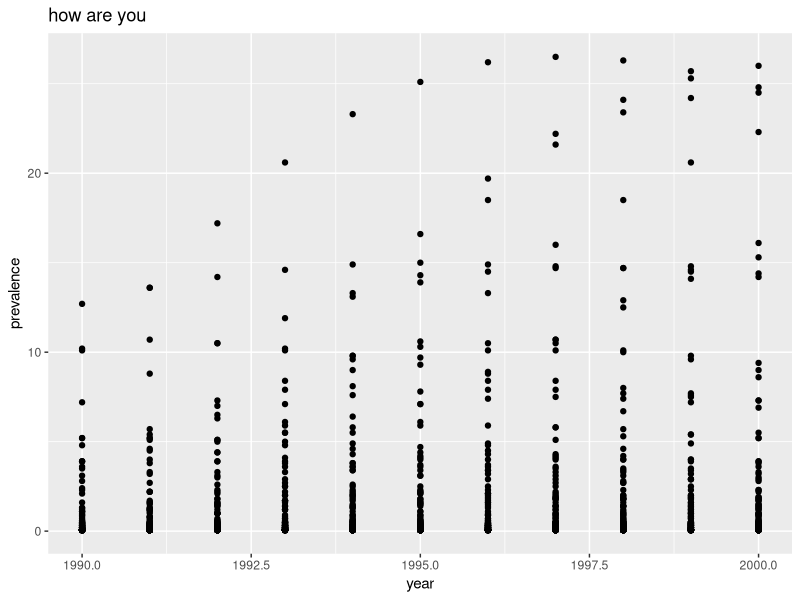
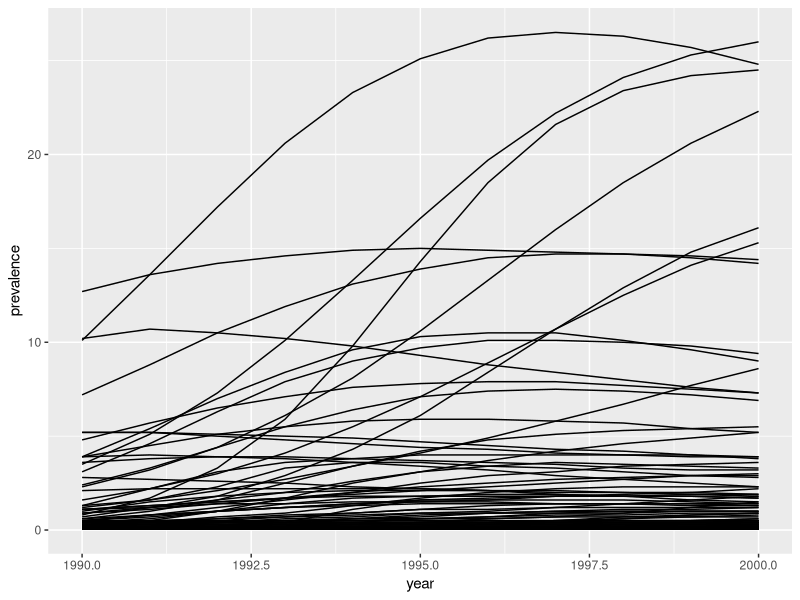
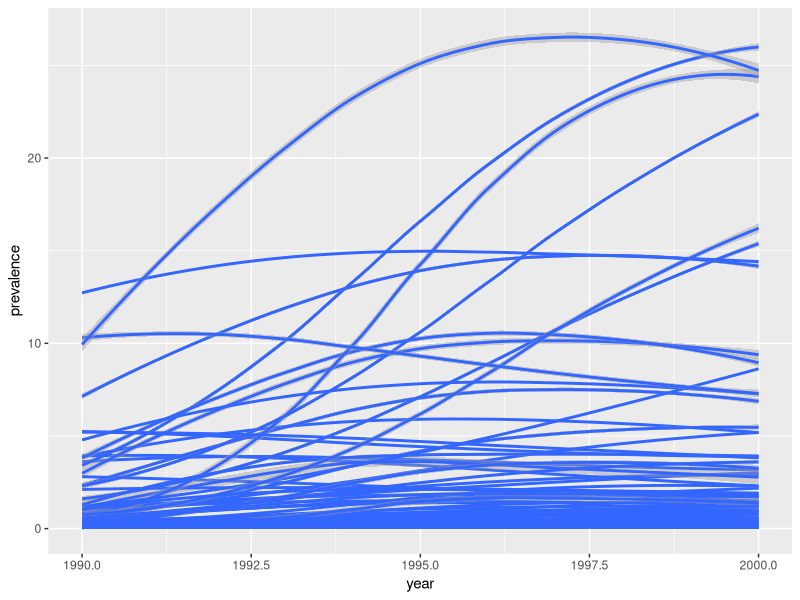
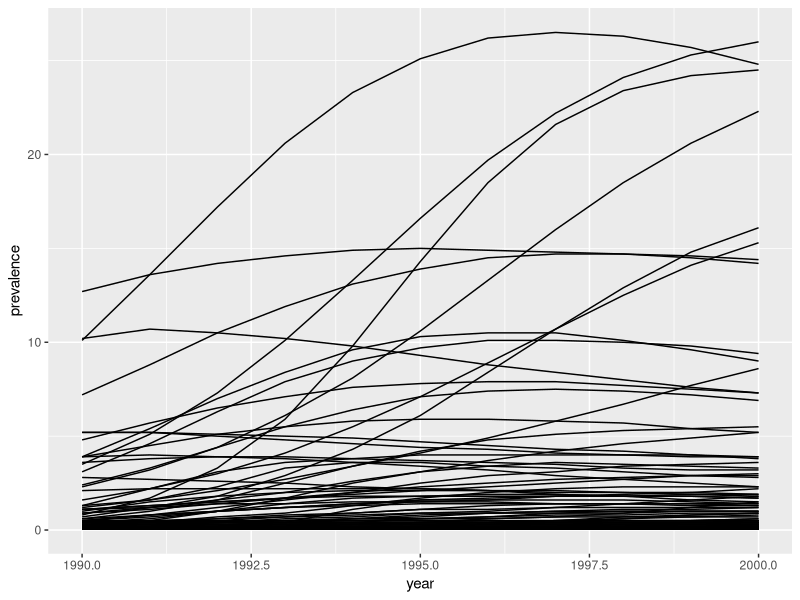
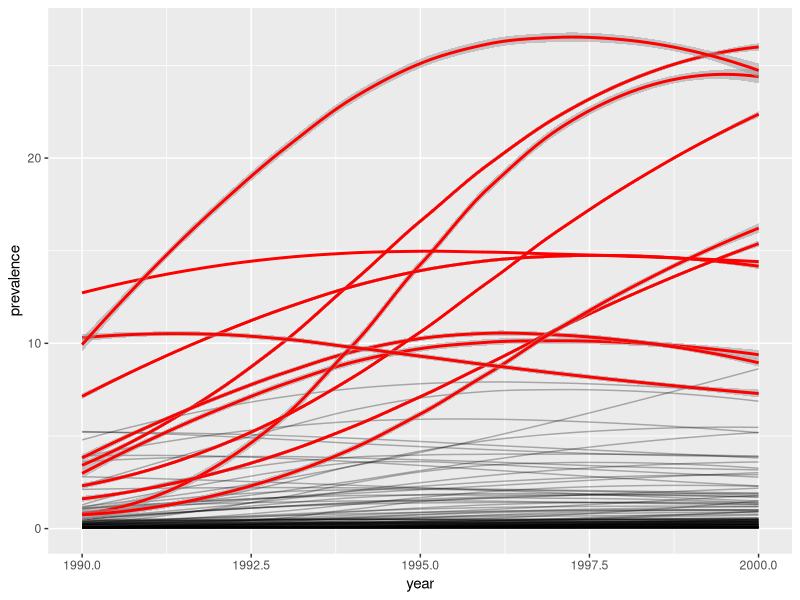
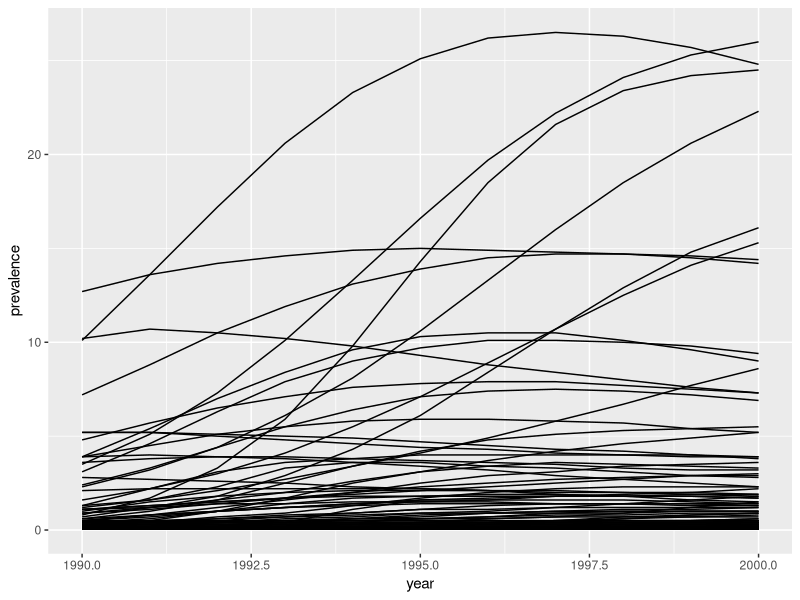
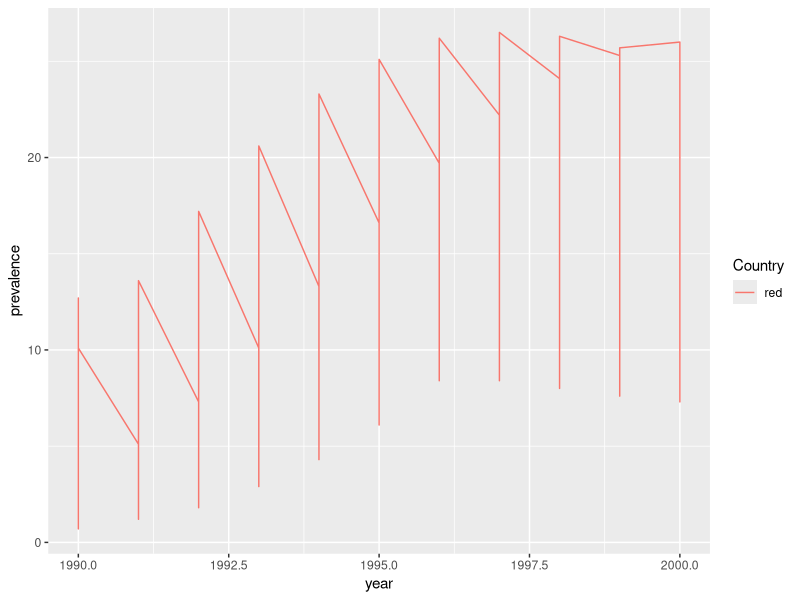
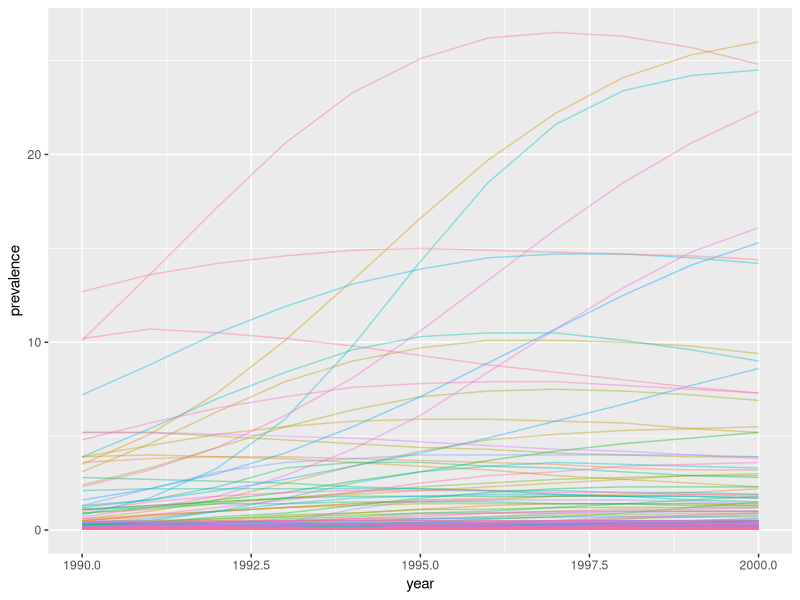

Here is the R script that generated these plots, in order:
library(tidyverse)
hiv <- read.csv("HIVprev.csv",stringsAsFactors = FALSE)
head(hiv)
hiv <- select(hiv,Country, year, prevalence)
head(hiv)
tail(hiv)
summary(hiv)

##hiv <- filter(hiv,Country == "Botswana")


cc <- c("Botswana","Central African Republic","Congo","Kenya","Lesotho","Malawi",
        "Namibia","South Africa","Swaziland","Uganda","Zambia","Zimbabwe")
hihiv <- filter(hiv,Country %in% cc)

p <- ggplot(hiv, aes(x=year, y=prevalence, color=Country))

ggplot(hiv,aes(x=year,y=prevalence,group=Country)) + geom_point() + 
  ggtitle("how are you")

ggplot(hiv,aes(x=year,y=prevalence)) + geom_line(aes(group=Country))  
ggplot(hiv,aes(x=year,y=prevalence)) + geom_smooth(aes(group=Country))  


ggplot(hiv,aes(group=Country)) + geom_line(aes(x=year,y=prevalence))

ggplot(data=hiv,aes(x=year,y=prevalence,group=Country)) + 
  stat_smooth(geom="line", alpha=0.3) + 
  geom_smooth(data=hihiv,alpha=0.5,color="red")

ggplot(hiv,aes(x=year,y=prevalence)) + geom_line(aes(group=Country))


ggplot(hiv, mapping = aes(x=year, y=prevalence, color=Country))+
  geom_line(hihiv, mapping = aes(x=year, y=prevalence, color="red"))



p + geom_line(alpha=0.4) + theme(legend.position="none")
p + geom_smooth(method = "loess",alpha=0.4) + theme(legend.position="none")
p + geom_point(alpha=0.4) + theme(legend.position="none")


cc <- c("Botswana","Central African Republic","Congo","Kenya","Lesotho","Malawi",
        "Namibia","South Africa","Swaziland","Uganda","Zambia","Zimbabwe")
hihiv <- filter(hiv,Country %in% cc)
p2 <- ggplot(hihiv, aes(x=year, y=prevalence, color=Country))
p2 + geom_line() 
p2 + geom_smooth() 
